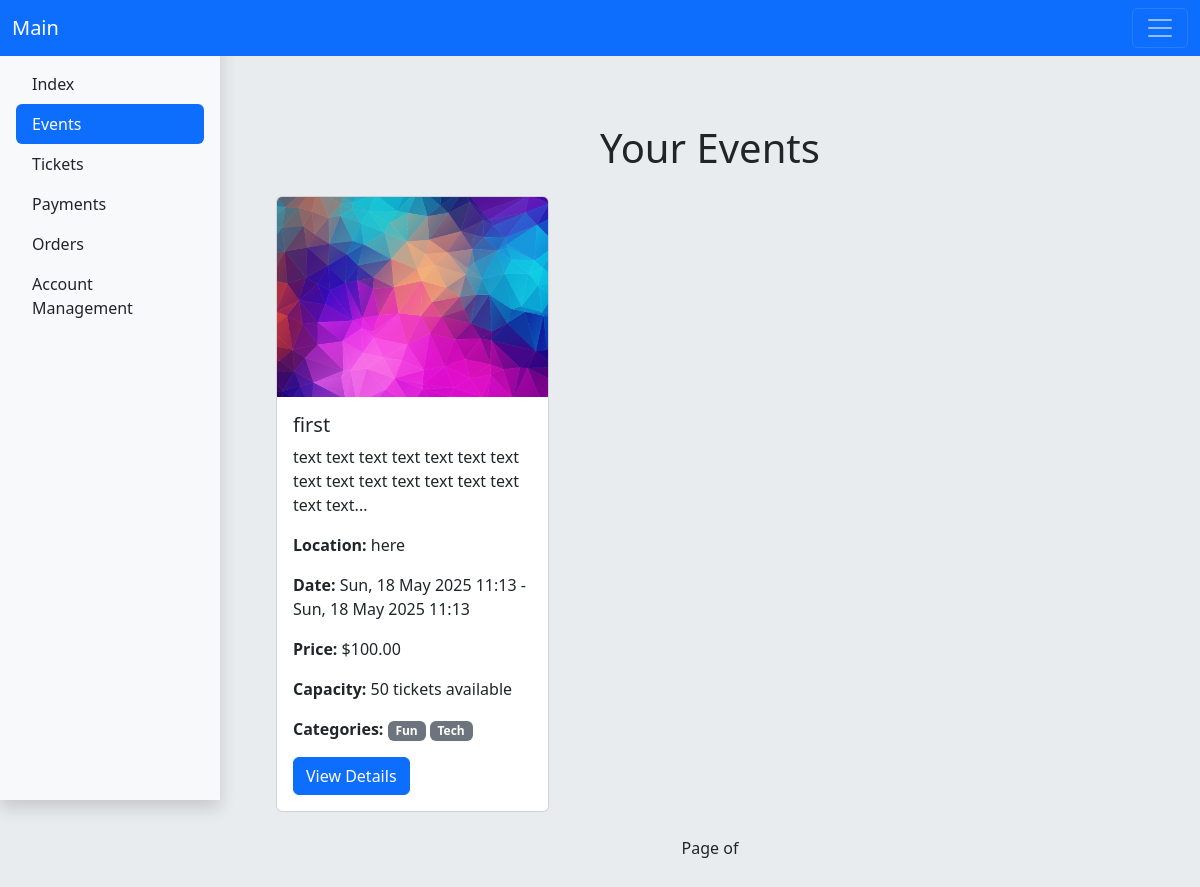
Page /panel/events/ (signed in) on the earlier database version.
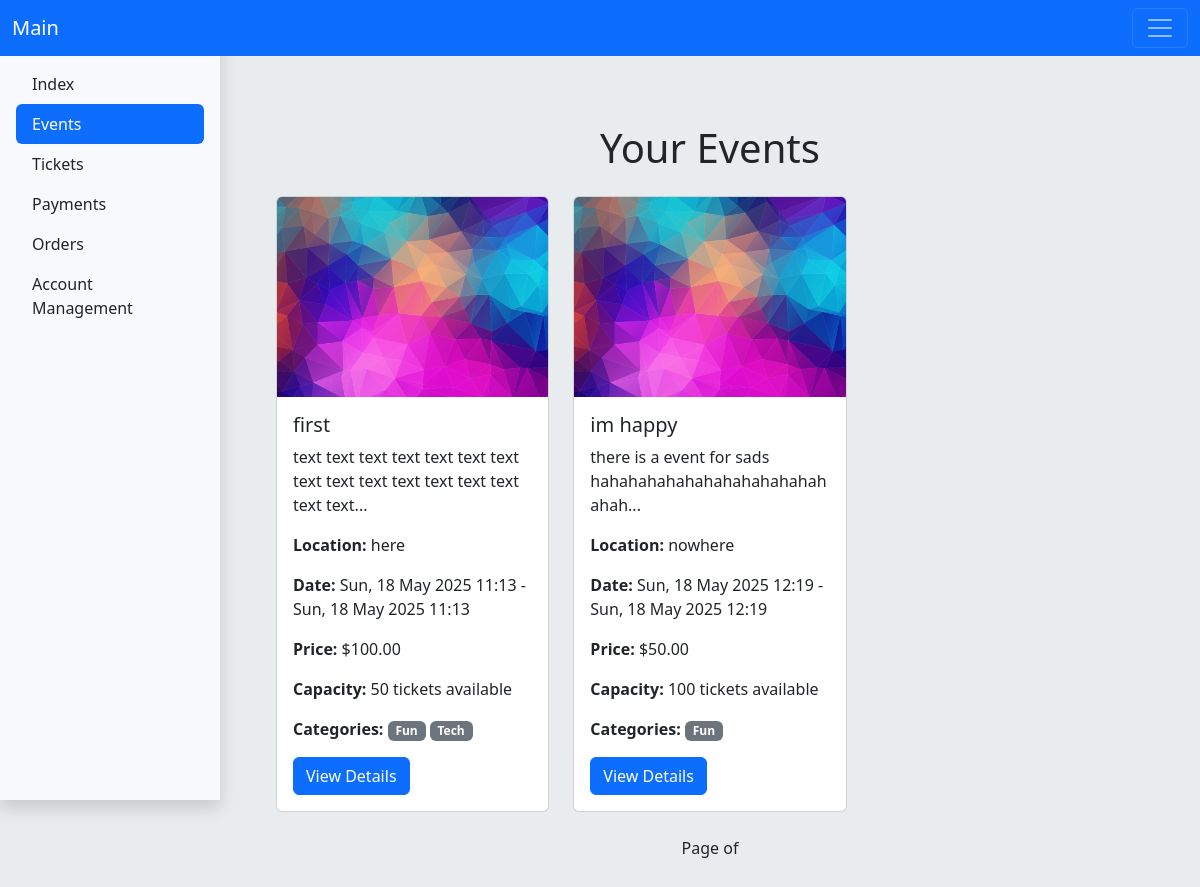
Same page on the later database version.
### events/models.py (models this page shows, shortened)
class Event(models.Model):
    name = models.CharField(max_length=255)
    description = models.TextField()
    start_date = models.DateTimeField()
    end_date = models.DateTimeField()
    location = models.CharField(max_length=255)
    price_per_ticket = models.DecimalField(max_digits=10, decimal_places=2)
    capacity = models.IntegerField()
    organizer = models.ForeignKey(User, on_delete=models.CASCADE, related_name='events')
    image = models.ImageField(upload_to='events/%Y/%m/%d/', null=True, blank=True)
    is_active = models.BooleanField(default=True)
    category = models.ManyToManyField(Category, related_name='events', default=0)

class Category(models.Model):
    name = models.CharField(max_length=255)
    slug = models.SlugField(max_length=255, unique=True, blank=True)

### panel/views.py (the view)
# urls.py: path('events/', views.EventsView.as_view(), name='events'),
class EventsView(ListView):
    model = Event
    template_name = 'panel/events.html'
    context_object_name = 'events'
    def get_queryset(self):
        return Event.objects.filter(organizer=self.request.user)

### panel/templates/panel/events.html (shortened to what this page needs)
{% extends 'panel/panel_base.html' %}
{% load static %}
{% block content %}
<div class="container mt-4">
    <h1 class="text-center mb-4">Your Events</h1>
    <div class="row">
        {% for event in events %}
        <div class="col-md-4 mb-4">
            <div class="card">
                <img src="{% if event.image %}{{ event.image.url }}{% else %}{% static 'events/images/default_event_image.webp' %}{% endif %}" class="card-img-top" alt="{{ event.name }} Image" style="height: 200px; object-fit: cover;">
                <div class="card-body">
                    <h5 class="card-title">{{ event.name }}</h5>
                    <p class="card-text">{{ event.description|slice:":100" }}...</p>
                    <p class="card-text"><strong>Location:</strong> {{ event.location }}</p>
                    <p class="card-text"><strong>Date:</strong> {{ event.start_date|date:"D, d M Y H:i" }} - {{ event.end_date|date:"D, d M Y H:i" }}</p>
                    <p class="card-text"><strong>Price:</strong> ${{ event.price_per_ticket }}</p>
                    <p class="card-text"><strong>Capacity:</strong> {{ event.capacity }} tickets available</p>
                    <p class="card-text"><strong>Categories:</strong>
                        {% for category in event.category.all %}
                            <span class="badge bg-secondary">{{ category.name }}</span>
                        {% empty %}
                            <span>No categories</span>
                        {% endfor %}
                    </p>
                    <a href="{% url 'events:detail' event.id %}" class="btn btn-primary">View Details</a>
                </div>
            </div>
        </div>
        {% empty %}
        <p class="col-12 text-center">No upcoming events available at the moment.</p>
        {% endfor %}
    </div>
    <div class="pagination justify-content-center">
        <span class="mx-2">Page {{ events.number }} of {{ events.paginator.num_pages }}</span>
    </div>
</div>
{% endblock %}

### panel/templates/panel/panel_base.html (shortened to what this page needs)
{% extends 'base.html' %}
{% load static %}
{% block body %}
<div class="d-flex">
    <div class="sidebar d-flex flex-column p-3 shadow" style="min-width: 200px; height: 100vh;">
        <ul class="nav nav-pills flex-column mb-auto mt-5">
            <li class="nav-item">
                <a href="{% url 'panel:index' %}" class="nav-link {% if request.path == '/panel/' %}active text-white bg-primary{% else %}link-dark{% endif %}">Index</a>
            </li>
            <li>
                <a href="{% url 'panel:events' %}" class="nav-link {% if request.path == '/panel/events/' %}active text-white bg-primary{% else %}link-dark{% endif %}">Events</a>
            </li>
            <li>
                <a href="{% url 'panel:tickets' %}" class="nav-link {% if request.path == '/panel/tickets/' %}active text-white bg-primary{% else %}link-dark{% endif %}">Tickets</a>
            </li>
            <li>
                <a href="{% url 'panel:payments' %}" class="nav-link {% if request.path == '/panel/payments/' %}active text-white bg-primary{% else %}link-dark{% endif %}">Payments</a>
            </li>
            <li>
                <a href="{% url 'panel:orders' %}" class="nav-link {% if request.path == '/panel/orders/' %}active text-white bg-primary{% else %}link-dark{% endif %}">Orders</a>
            </li>
            <li>
                <a href="{% url 'panel:update' %}" class="nav-link {% if request.path == '/panel/update/' %}active text-white bg-primary{% else %}link-dark{% endif %}">Account Management</a>
            </li>
        </ul>
    </div>
    <div class="content flex-grow-1 p-4">
        {% block content %}
        {% endblock %}
    </div>
</div>
{% endblock %}

### templates/base.html (shortened to what this page needs)
<!DOCTYPE html>
<html lang="en">
<head>
    {% include 'css.html' %}
</head>
<body>
{% load static %}
{% include 'includes/navbar.html' %}
<div class="jumbotron">
    {% block body %}{% endblock %}
</div>
</body>
</html>

### templates/css.html (shortened to what this page needs)
<link href="https://cdn.jsdelivr.net/npm/bootstrap@5.3.3/dist/css/bootstrap.min.css" rel="stylesheet">
<link href="https://cdn.jsdelivr.net/npm/bootstrap@5.3.3/dist/css/bootstrap.min.css" rel="stylesheet">
<link href="https://getbootstrap.com/docs/5.3/assets/css/docs.css" rel="stylesheet">
<link rel="stylesheet" href="https://cdn.jsdelivr.net/npm/bootstrap-icons/font/bootstrap-icons.css">

### templates/includes/navbar.html (shortened to what this page needs)
<nav class="navbar sticky-top bg-primary" data-bs-theme="dark">
  <div class="container-fluid">
    <a class="navbar-brand" href="{% url 'home:home' %}">Main</a>
    <button class="navbar-toggler" type="button" data-bs-toggle="collapse" data-bs-target="#navbarNav" aria-controls="navbarNav" aria-expanded="false" aria-label="Toggle navigation">
      <span class="navbar-toggler-icon"></span>
    </button>
  </div>
</nav>

### templates/css.html (style rules this page uses)
.jumbotron { padding: 20px; margin-bottom: 20px; background-color: var(--bs-secondary-bg) }
.sidebar { width: 220px; position: fixed; top: 0; bottom: 0; left: 0; background-color: #f8f9fa; padding-top: 60px; }
.content { margin-left: 220px; padding: 30px; }

Differences in the rows shown:
added Event: name "im happy", description "there is a event for sads hahahahahahahahahahahahahahah", location "nowhere", start_date "Sun, 18 May 2025 12:19", end_date "Sun, 18 May 2025 12:19", price_per_ticket "50.00", capacity "100", Category (name "Fun")
